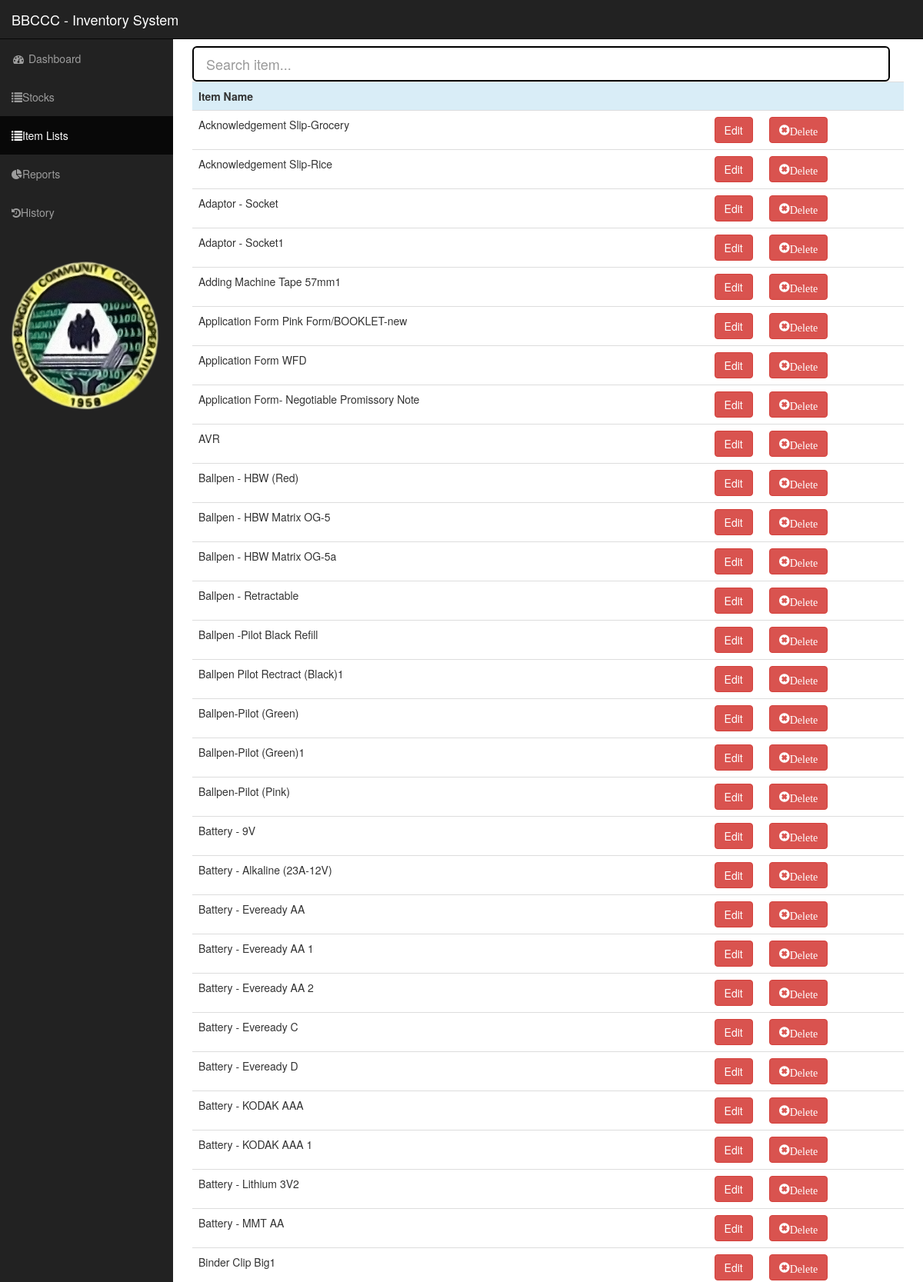
The app's page /itemLists.php (upper part) with its own data.
### tables this page shows
CREATE TABLE `items` (
  `item_id` int(10) NOT NULL,
  `name` varchar(100) NOT NULL,
  `type` enum('Main','Grocery','Office Supplies','Office Equipments') NOT NULL
);

### itemLists.php (the view, shortened to what this page needs)
<!DOCTYPE html>
<html lang="en">
<head>
    <link href="css/bootstrap.min.css" rel="stylesheet">
    <link href="css/sb-admin.css" rel="stylesheet">
    <link href="font-awesome/css/font-awesome.min.css" rel="stylesheet" type="text/css">
		<link href="style.css" rel="stylesheet">
</head>
<body >
    <div id="wrapper">
        <nav class="navbar navbar-inverse navbar-fixed-top" role="navigation">
            <div class="navbar-header">
                <a class="navbar-brand" href="index.php">BBCCC - Inventory System</a>
            </div>
            <div class="collapse navbar-collapse navbar-ex1-collapse">
                <ul class="nav navbar-nav side-nav">
                    <li>
                        <a href="index.php"><i class="fa fa-fw fa-dashboard" aria-hidden="true"></i> Dashboard</a>
                    </li>
                    <li>
                        <a href="stocks.php"><i class="glyphicon glyphicon-list"></i>Stocks</a>
                    </li>
					<li class="active">
                        <a href="itemLists.php"><i class="glyphicon glyphicon-list"></i>Item Lists</a>
                    </li>
					<li>
                        <a href="report.php"><i class="fa fa-pie-chart"></i>Reports</a>
                    </li>
					<li>
                        <a href="history.php"><i class="fa fa-history"></i>History</a>
                    </li>
					<li>
                        <img src="bbccc-Logo.png" style="width:200px;height:200px;margin-top:35px;margin-left:10px">
                    </li>
                </ul>
            </div>
        </nav>
		<div id="page-wrapper">
            <div class="container-fluid">
				 <input class="form-control input-lg myInput" type="text" id="myInputItem" onkeyup="myFunction()" placeholder="Search item..." style="width:98%;border: 2px solid black">
				<?php
					require_once("connectDB.php");
					echo "
					 <table class='table table-hover table-responsive' id='lists'>
							<tr class='info' >
									<th colspan='3'>Item Name</th>
							</tr>
					";
					$sqlResult = mysqli_query($con,"SELECT name,item_id from items");
					while ( $rows = mysqli_fetch_assoc($sqlResult)  ) {
						$item_name = $rows['name'];
							echo "
								<tr>
									<td>$item_name</td>
									<td>
										<button id='$item_name' style='float:right; margin-right:5px' class='btn btn-danger'  data-toggle='modal' data-target='#modal-edit-stock' onclick='addItemInForm(this)'>Edit</button>
									</td>
									<td>
										<button id='$item_name' onclick='deleteItem(this)' margin-right:5px' class='btn btn-danger '><span class='glyphicon glyphicon-remove-sign'>Delete</button>
									</td>
								</tr>
							";
					}
				echo"</table>";
				?>
			</div>
		</div>
	</div>
</body>
</html>

### css/sb-admin.css (style rules this page uses)
body { margin-top: 100px; background-color: #222; }
@media (min-width:768px) { body { margin-top: 50px; } }
#wrapper { padding-left: 0; }
#page-wrapper { width: 100%; padding: 0; background-color: #fff; }
@media (min-width:768px) { #wrapper { padding-left: 225px; } }
@media (min-width:768px) { #page-wrapper { padding: 10px; } }
@media (min-width:768px) { .side-nav { position: fixed; top: 51px; left: 225px; width: 225px; margin-left: -225px; border: none; border-radius: 0; overflow-y: auto; background-color: #222; bottom: 0; overflow-x: hidden; padding-bottom: 40px; } }
@media (min-width:768px) { .side-nav>li>a { width: 225px; } }

### records on screen
items: name "Acknowledgement Slip-Grocery"
items: name "Acknowledgement Slip-Rice"
items: name "Adaptor - Socket"
items: name "Adaptor - Socket1"
items: name "Adding Machine Tape 57mm1"
items: name "Application Form Pink Form/BOOKLET-new"
items: name "Application Form WFD"
items: name "Application Form- Negotiable Promissory Note"
items: name "AVR"
items: name "Ballpen - HBW (Red)"
items: name "Ballpen - HBW Matrix OG-5"
items: name "Ballpen - HBW Matrix OG-5a"
items: name "Ballpen - Retractable"
items: name "Ballpen -Pilot Black Refill"
items: name "Ballpen Pilot Rectract (Black)1"
items: name "Ballpen-Pilot (Green)"
items: name "Ballpen-Pilot (Green)1"
items: name "Ballpen-Pilot (Pink)"
items: name "Battery - 9V"
items: name "Battery - Alkaline (23A-12V)"
items: name "Battery - Eveready AA"
items: name "Battery - Eveready AA 1"
items: name "Battery - Eveready AA 2"
items: name "Battery - Eveready C"
items: name "Battery - Eveready D"
items: name "Battery - KODAK AAA"
items: name "Battery - KODAK AAA 1"
items: name "Battery - Lithium 3V2"
items: name "Battery - MMT AA"
items: name "Binder Clip Big1"
